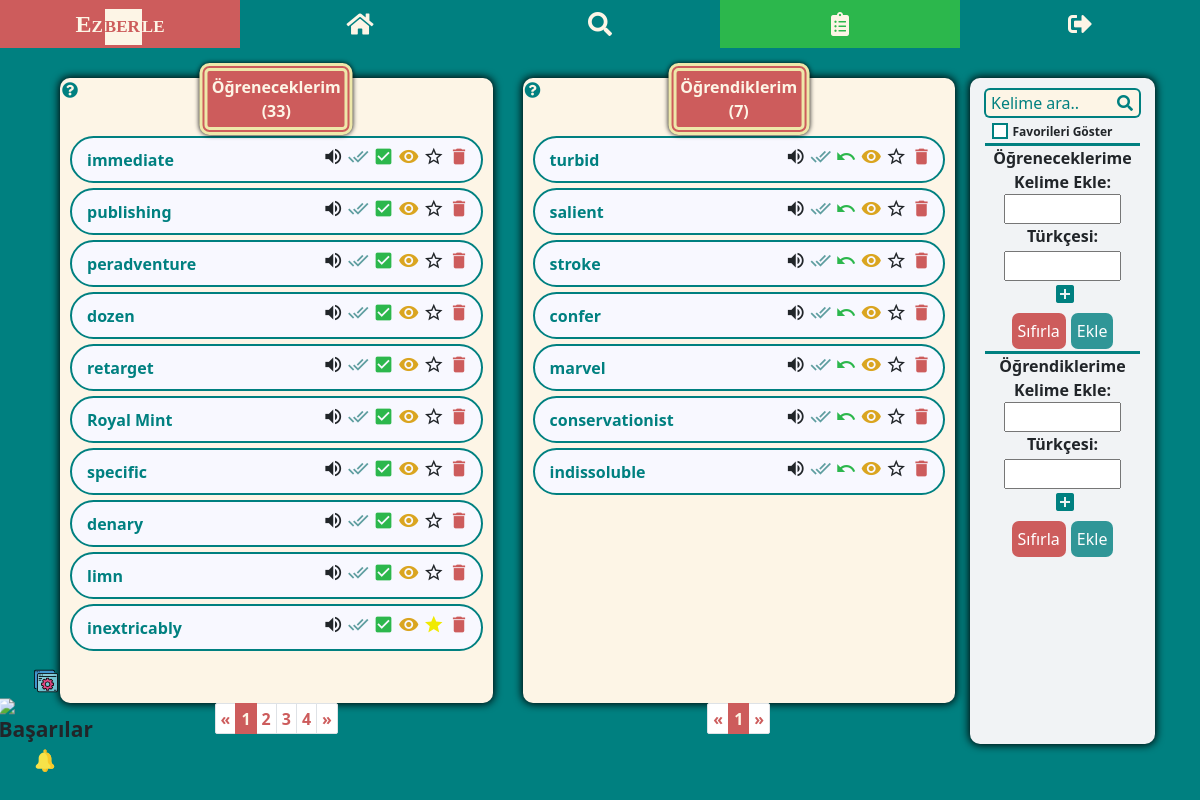
The app's page /kelime_listesi/ (signed in), older data.
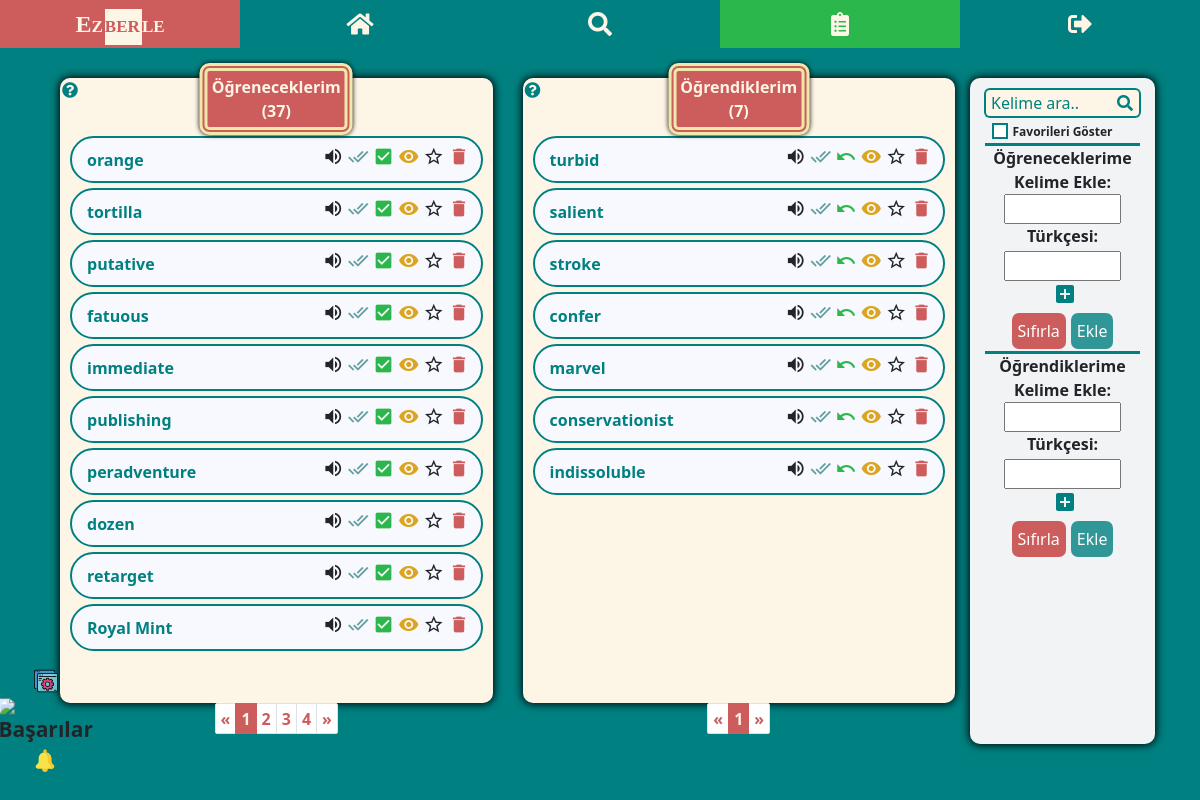
The same page, newer data.
### my_dict/models.py (models this page shows, shortened)
class WordEn(models.Model):
    user = models.ForeignKey(User, on_delete=models.CASCADE)
    english = models.CharField(max_length=100)
    audio = models.CharField(max_length=300)
    create_time = models.DateTimeField(auto_now_add=True)
    is_learned = models.BooleanField(default=False)
    is_seen = models.BooleanField(default=False)
    is_starred = models.BooleanField(default=False)
    is_in_reminder_list = models.BooleanField(default=False)
    is_new_in_reminder_list = models.BooleanField(default=False)
    memorize_tracker = FieldTracker(fields=['is_learned'])
    class Meta:
        ordering = ['-create_time']

### my_dict/views.py (the view)
# urls.py: path('kelime_listesi/', my_word_list, name='word-list'),
@login_required
def my_word_list(request):
    l_words = WordEn.objects.filter(user=request.user, is_learned=True)
    unl_words = WordEn.objects.filter(user=request.user, is_learned=False)
    if request.method == 'POST':
        if "english-unl" in request.POST:
            word_en = request.POST.get('english-unl')
            word_tr_list = request.POST.getlist('turkish-unl[]')
            if not WordEn.objects.filter(user=request.user, english=word_en).exists():
                create_word_en = WordEn(user=request.user, english=word_en)
                create_word_en.save()
                for word_tr in word_tr_list:
                    if word_tr.strip() != "":
                        create_word_tr = create_word_en.turkish.create(turkish=word_tr)
                        create_word_tr.save()
                is_added = True
            else:
                is_added = False
            data = {'is_added': is_added}
            return JsonResponse(data)
        elif "english-l" in request.POST:
            word_en = request.POST.get('english-l')
            word_tr_list = request.POST.getlist('turkish-l[]')
            if not WordEn.objects.filter(user=request.user, english=word_en).exists():
                create_word_en = WordEn(user=request.user, english=word_en, is_learned=True)
                create_word_en.save()
                for word_tr in word_tr_list:
                    if word_tr.strip() != "":
                        create_word_tr = create_word_en.turkish.create(turkish=word_tr)
                        create_word_tr.save()
                is_added = True
            else:
                is_added = False
            data = {'is_added': is_added}
            return JsonResponse(data)
    elif request.method == "GET":
        word = request.GET.get("q")
        my_word_list_search(request, word)
    paginator_unl = Paginator(unl_words, 10)
    page_no_unl = request.GET.get('s')
    page_unl = paginator_unl.get_page(page_no_unl)
    paginator_l = Paginator(l_words, 10)
    page_no_l = request.GET.get('p')
    page_l = paginator_l.get_page(page_no_l)
    data = {
        'page_obj_unl': page_unl,
        'page_obj_l': page_l,
        'unlearned_count': len(unl_words),
        'learned_count': len(l_words),
    }
    if WordEn.objects.filter(user=request.user, is_new_in_reminder_list=True):
        data['show_reminder_notif'] = True
    return render(request, 'my_dict/word_list.html', context=data)

### my_dict/templates/my_dict/word_list.html (shortened to what the changed rows need)
{% extends 'base.html' %}
{% load static %}
{% block content %}
<div class="wrapper">
<div class="container-md">
<div class="row mt-4">
    <div class="col-lg-5 tbl-first mt-md-4">
        <div class="tbl-words position-relative">
            <span class="wl-title">Öğreneceklerim <br> (<span class="count-unl">{{ unlearned_count }}</span>)</span>
            <ul class="unl-word">
                {% if "kelime_listesi/q=" not in request.path or page_obj_unl|length > 0 %}
                    {% for word in page_obj_unl %}
                    <li data-id="{{word.id}}" class="li{{word.id}}">
                        <div class="en-section">
                            <div class="align-self-center word">
                                <a href="{% url 'dictionary-search' word.english %}">{{ word.english }}</a>
                            </div>
                            <div data-id="{{word.id}}" class="btn-grp">
                                {% if word.audio %}
                                <i title="Dinle" class="material-icons audio">volume_up</i>
                                {% else %}
                                <i title="Ses mevcut değil" class="material-icons audio">volume_off</i>
                                <audio src="{{word.audio}}"></audio>
                                {% endif %}
                                {% if word.is_seen %}
                                <i title="Görüldü" class="material-icons tick-seen dodger">done_all</i>
                                {% else %}
                                <i title="Görüldü" class="material-icons tick-seen cadet">done_all</i>
                                {% endif %}
                                <i title="Ezberledim" class="material-icons tick-learn memorize">check_box</i>
                                <i data-toggle="collapse" data-target=".tr{{word.id}}" title="Türkçelerini göster"
                                   class="material-icons eye">remove_red_eye</i>
                                {% if not word.is_starred %}
                                <i title="Favorilere ekle" class="material-icons star">star_border</i>
                                {% else %}
                                <i title="Favorilere eklendi" class="material-icons star pale-yellow">star</i>
                                {% endif %}
                                <i title="Sil" class="material-icons del del-unl">delete</i>
                            </div>
                        </div>
                    </li>
                    {% endfor %}
                {% elif page_obj_unl|length == 0 and '$favorites' not in request.path %}
                    <li>Bu listeye <u>{{word}}</u> için bir kelime kayıt edilmemiş.</li>
                {% endif %}
            </ul>
        </div>
        {% if 'kelime_listesi/q=' not in request.path or unl_pg_count > 9 %}
        <nav aria-label="Page navigation example">
          <ul class="pagination pagination-sm justify-content-center">
          {% for i in page_obj_unl.paginator.page_range %}
              {% if page_obj_unl.number == i %}
                  <li class="page-item active" aria-current="page">
                <span class="page-link">
                  {{ i }}
                </span>
              </li>
              {% elif i > page_obj_unl.number|add:'-5' and i < page_obj_unl.number|add:'5' %}
                   <li class="page-item"><a class="page-link" href="?s={{ i }}">{{ i }}</a></li>
              {% endif %}
          {% endfor %}
        </ul>
      </nav>
        {% endif %}
    </div>
    <div class="col-lg-5 mt-md-4">
        <div class="tbl-words position-relative">
            <ul class="l-word">
                {% if "kelime_listesi/q=" not in request.path or page_obj_l|length > 0 %}
                    {% for word in page_obj_l %}
                    <li data-id="{{word.id}}" class="li{{word.id}}">
                        <div class="en-section">
                            <div class="align-self-center word">
                                <a href="{% url 'dictionary-search' word.english %}">{{ word.english }}</a>
                            </div>
                            <div data-id="{{word.id}}" class="btn-grp">
                                {% if word.audio %}
                                <i title="Dinle" class="material-icons audio">volume_up</i>
                                {% else %}
                                <i title="Ses mevcut değil" class="material-icons audio">volume_off</i>
                                <audio src="{{word.audio}}"></audio>
                                {% endif %}
                                {% if word.is_seen %}
                                <i title="Görüldü" class="material-icons tick-seen dodger">done_all</i>
                                {% else %}
                                <i title="Görüldü" class="material-icons tick-seen cadet">done_all</i>
                                {% endif %}
                                <i title="Unuttum" class="material-icons tick-unlearn memorize">undo</i>
                                {% if word.turkish %}
                                <i data-toggle="collapse" data-target=".tr{{word.id}}" title="Türkçelerini göster"
                                   class="material-icons eye">remove_red_eye</i>
                                {% endif %}
                                {% if not word.is_starred %}
                                <i title="Favorilere ekle" class="material-icons star">star_border</i>
                                {% else %}
                                <i title="Favorilere eklendi" class="material-icons star pale-yellow">star</i>
                                {% endif %}
                                <i title="Sil" class="material-icons del del-l">delete</i>
                            </div>
                        </div>
                    </li>
                    {% endfor %}
                {% elif page_obj_l|length == 0 and '$favorites' not in request.path %}
                    <li>Bu listeye <u>{{word}}</u> için bir kelime kayıt edilmemiş.</li>
                {% endif %}
            </ul>
        </div>
        {% if 'kelime_listesi/q=' not in request.path or l_pg_count > 9 %}
        <nav aria-label="Page navigation example">
          <ul class="pagination pagination-sm justify-content-center">
          {% for i in page_obj_l.paginator.page_range %}
              {% if page_obj_l.number == i %}
                  <li class="page-item active" aria-current="page">
                <span class="page-link">
                  {{ i }}
                </span>
              </li>
              {% elif i > page_obj_l.number|add:'-5' and i < page_obj_l.number|add:'5' %}
                   <li class="page-item"><a class="page-link" href="?p={{ i }}">{{ i }}</a></li>
              {% endif %}
          {% endfor %}
          </ul>
        </nav>
        {% endif %}
    </div>
</div>
</div>
</div>
{% endblock %}

Row changes from the older to the newer data that the page shows:
no longer on this page (row unchanged): WordEn: english "specific", is_seen False (drawn), is_starred False (drawn)
no longer on this page (row unchanged): WordEn: english "denary", is_seen False (drawn), is_starred False (drawn)
no longer on this page (row unchanged): WordEn: english "limn", is_seen False (drawn), is_starred False (drawn)
no longer on this page (row unchanged): WordEn: english "inextricably", is_seen False (drawn), is_starred True (drawn)
added WordEn: english "orange", is_seen False (drawn), is_starred False (drawn)
added WordEn: english "tortilla", is_seen False (drawn), is_starred False (drawn)
added WordEn: english "putative", is_seen False (drawn), is_starred False (drawn)
added WordEn: english "fatuous", is_seen False (drawn), is_starred False (drawn)
Text that changed along with them:
{{ unlearned_count }}: "33" → "37"
